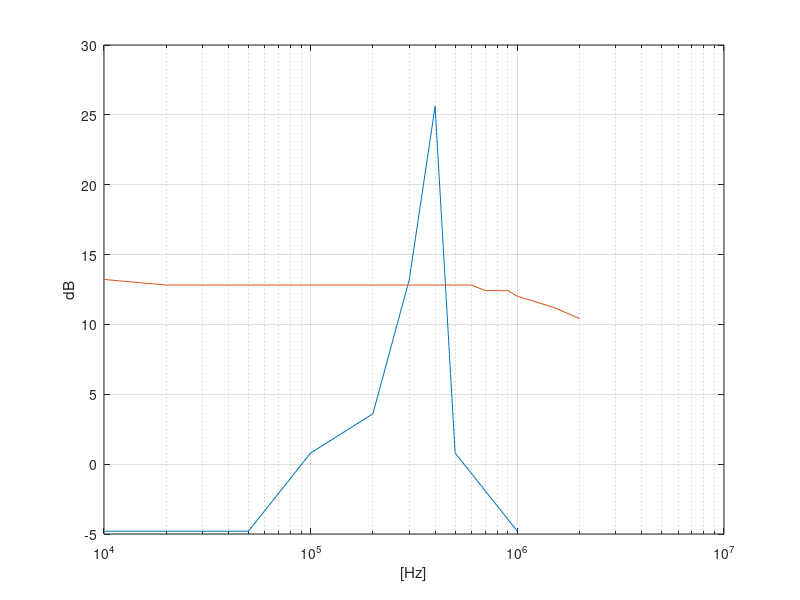

Write the MATLAB code that produced this figure.
%clear all;
close all;
clc;
%***************************
% Constantes du circuit
Vcc = 10;
%%VGSoff = -2.716;
%%Idss = 7.56e-3;
%%Id0 = 1e-3;
Vds = Vcc/2 ;
%%Vss = -10;
H = 100e-6;
f0 = 400e3;
C = 1/H * 1/(2*pi*f0)^2; 
BP = 40e3;
Q = f0/BP;
R = 10/(sqrt(C/H));
Vth = 1.92;
Vthpi4 = Vth + Vth/3;
Id_pi4 = 0.784 / 10;
Idss = 8.6e-3;
Vgsoff = -2.9;
Id0 = 2*Idss/3;
%**************************************************************************
% Dimensionnement du circuit
VGso = Vgsoff * (1 - sqrt(Id0/Idss));
Vs0  = -(VGso);
Rs = Vs0/Id0;
%Rp  = (Vs0 - Vss)/(2 * Id0) ;
Vrd = Vcc - Vds - Vs0;
Rd = Vrd / Id0;
VGs = -0.81;
g_m = (-2)*Idss/Vgsoff * (1 - VGs/Vgsoff);

%**************************************************************************

%%V  =   [-3     -1.4  -1.3   -1.2  -1.1  -1    -0.9  -0.8  -0.7  -0.6  -0.5  -0.4  -0.3  -0.2  -0.1  0     0.1    0.2  0.3  0.4   0.5   0.6    0.7   0.8   0.9   1     1.2  1.5   2    2.5   2.7    2.8   2.9   3];Vo =   [10     10    9.99   9.98  9.92  9.81  9.65  9.43  9.17  8.88  8.56  8.23  7.88  7.52  7.15  6.77  6.4    6.03 5.65 5.29  4.93  4.58   4.26  3.97  3.72  3.51  3.25 3.06  2.91 2.83  2.81   2.8   2.79  2.77];
%%Vs =   [1.31   1.31  1.311  1.314 1.321 1.335 1.356 1.385 1.417 1.451 1.489 1.529 1.57  1.613 1.659 1.704 1.752  1.8  1.85 1.902 1.954 2.007  2.061 2.113 2.162 2.206 2.27 2.327 2.38 2.416 2.428  2.434 2.44  2.446];
%%figure(1);
%%plot(V,Vo,'b',V,Vs,'r');
%%grid on;
%%xlabel('V');
%%ylabel('Vo(b) Vs(r)');
%%hold on ;
%%Av = 20*log10(Vo./Vs);
%%plot(V,Av);
%%hold off;

%**************************************************************************

%%Ve  = [0.0066 0.00664 0.0076  0.0082  0.0086  0.01   0.0112 0.0192 0.0448 0.088 0.168 0.328 0.432 0.472 0.488 0.488 0.488 0.44  0.316  ];
%%Vo2 = [0.0082 0.0136  0.026   0.0328  0.0392  0.0512 0.0656 0.126  0.312  0.616 1.2   2.32  2.88  2.88  2.08  1.52  1.24  0.252 0.116 ];
%%figure(2);
%%Av2 = 20*log10(Vo2./Ve);
%%semilogx(fre,Av2);
%%grid on;
%%xlabel('fréquence(Hz)');
%%ylabel('gain(dB)');
%**************************************************************************
%Avec deuxieme transfor , vpp=20 ,ve = Vgate , vo = Vdrain , sans charge

%fre = [10 20 30 40 50  100    200    300 400 500 1000]*e3;
%Ve3 = [0.464  0.576  0.576  0.584   0.592  0.64  1.04  1.2   0.488 0.344 0.264 0.216 0.176 0.124 0.088 0.18   0.124 0.0124 0.0376 0.01];
%Vo3 = [2.56   3.92   3.92   4       4.08   4.32  6     6.4   3.24  2.32  1.78  1.44  1.2   0.86  0.6  1.24   0.84   0.0672 0.072  0.02  ];

%%figure(3);
%Av3 = 20*log10(Vo3./Ve3);
%semilogx(fre,Av3);
%grid on;
%hold on; 
figure;
fre = 1e2*[ 100  200 300 400 500  100e1 200e1 300e1 400e1 500e1 100e2];
Bdin = -22.2;
Bdout = [ -27 -27 -27 -27 -27 -21.4 -18.6 -8.99 3.41 -21.4 -27 ] ;
Av4 = Bdout - Bdin ;
%Av4 = 20*log10(Vo4./Ve4);
semilogx(fre,Av4);......................................................................................................................................................................................................................................................................................................................................................................................................................................................................................................................................................................................................................................................................................................................................................................................................................................................................................................................................................................................................................................................................
grid on;
hold on;
xlabel('[Hz]'), ylabel('dB');
%**************************************************************************
fre1 = 1e2*[ 100  200 300 400 500  100e1 200e1 300e1 400e1 500e1 600e1 700e1 800e1 900e1 100e2 150e2 200e2];
Bdin1 = -6.17;
Bdout1 = [ 7.05 6.65 6.65 6.65 6.65 6.65 6.65 6.65 6.65 6.65 6.65 6.25 6.25 6.25 5.85 5.05 4.25] ;
%mode commun avec partie transistor à vss
%fre = [5    10   100   1e3  1e4   1e5     1e6   ];
%Ve5 = [6.16 6.08 6.08  6.08 9.4  9.8     9.8  ] ;
%Vo5 = [3.44 4.8  5.92  5.92 0.044    0.152   1.14  ];
Av1 = Bdout1 - Bdin1 ;

semilogx(fre1,Av1);......................................................................................................................................................................................................................................................................................................................................................................................................................................................................................................................................................................................................................................................................................................................................................................................................................................................................................................................................................................................................................................................................
grid on;
hold on;
xlabel('[Hz]'), ylabel('dB');
%Av5 = 20*log10(Vo5./Ve5);
%semilogx(fre,Av5);
%grid on;
